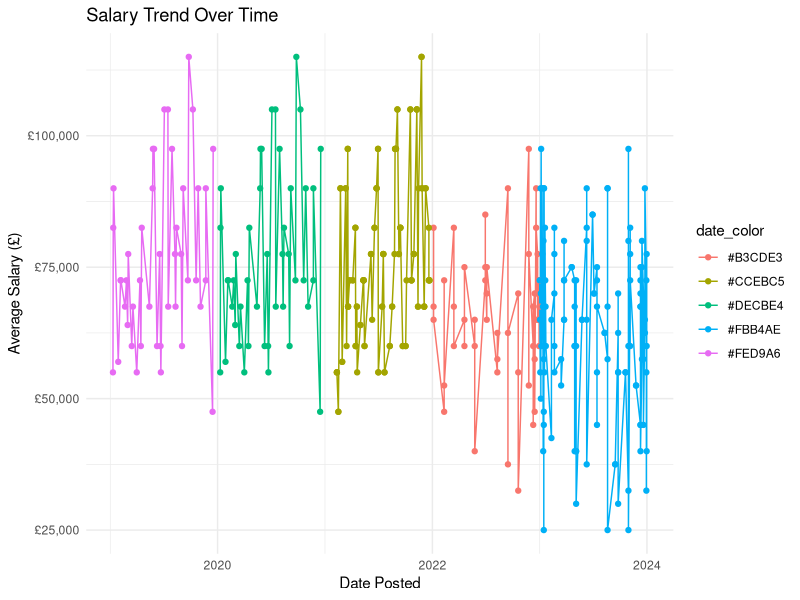

Generate this figure with R:
library(ggplot2)
library(tidyverse)


job_data <- read.csv("data/FilteredJobOpportunities2019-2023.csv")

job_salary_dates <- job_data %>%
    separate(Salary.Range, into = c('min_sal', 'max_sal'), sep = ' - ') %>% # nolint
    mutate(
        min_sal = parse_number(min_sal),      # drops £ and commas
        max_sal = parse_number(max_sal),
        avg_sal = (min_sal + max_sal) / 2,
        date_post  = mdy(Date.Posted),
        year_posted = year(mdy(Date.Posted))  # Extract year from date_post
    )

date_color <- job_salary_dates %>%
    distinct(year_posted) %>%
    mutate(color = scales::brewer_pal(palette = "Pastel1")(n())) %>%
    deframe()

job_salary_dates <- job_salary_dates %>%
    mutate(date_color = date_color[as.character(year_posted)])

ggplot(job_salary_dates, aes(x = date_post, y = avg_sal, color = date_color)) +
  geom_line() +
  geom_point() +
  scale_y_continuous(labels = scales::comma_format(prefix = "£")) +
  labs(
    x     = "Date Posted",
    y     = "Average Salary (£)",
    title = "Salary Trend Over Time"
  ) +
  theme_minimal()
